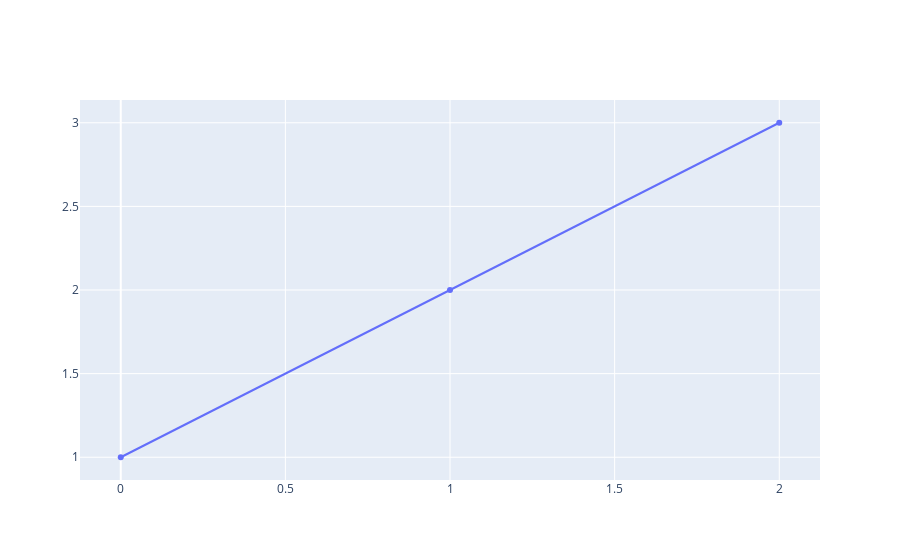

The notebook cell saved with this chart:
### Markdown cell above
It **worked!** You maybe trust me, but you haven't gained any **intuition** on what has happened. That's the **problem** with **neural nets** they are **hard to interpret**. Fortunately, we have a very **simple model** with vectors constrained to just **three features**. Therefore, we can **visualize** them using the graphing function I incorporated in the class model.

### Code cell
from plotly import graph_objs as py
# Add your own Plotly Username and api_key
py.sign_in('MarvinBertin', '1d708sl040')

### Figure 1 — Plotly figure (JSON) as saved in the notebook; plotly's stock layout.template omitted (floating-point values rounded to 4 significant figures)
{"data": [{"type": "scatter", "y": [1, 2, 3]}], "layout": {}}
